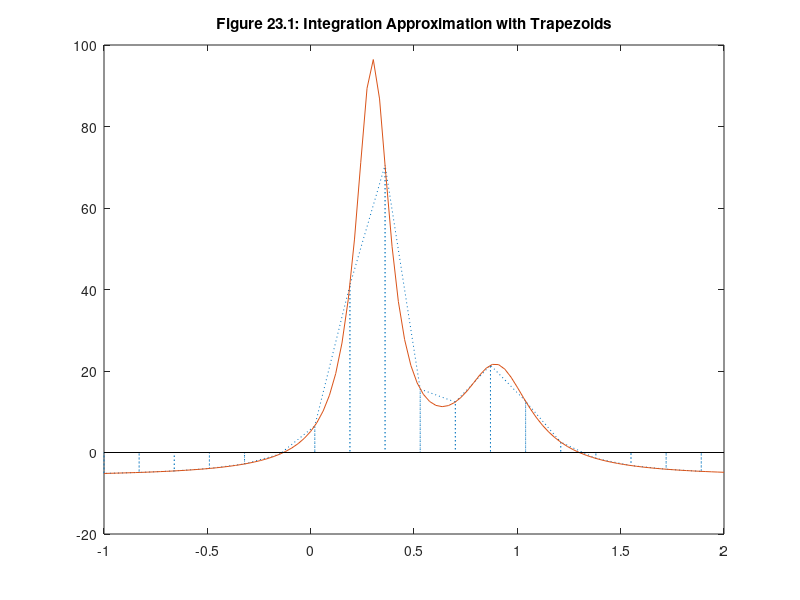

The MATLAB script that drew this image:
x = -1:.17:2;
y=humps(x);

xx=[x;x;x];
yy=[y;zeros(size(y));y];
xx=xx(:)';
yy=yy(:)';

xi=linspace(-1,2);
yi=humps(xi);
plot(xx,yy,':',xi,yi,[-1,2],[0 0],'k')
title('Figure 23.1: Integration Approximation with Trapezoids')
